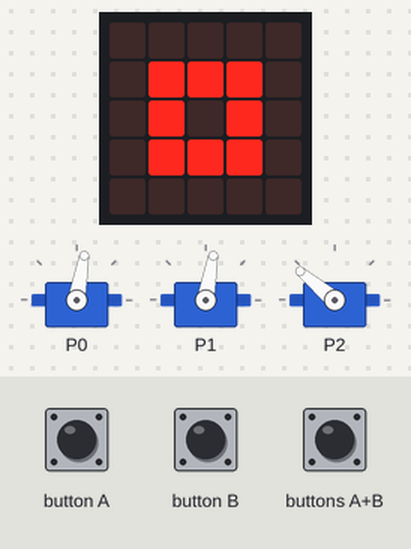
A program run on a simulated BBC micro:bit (MakeCode). Shown: the board's 5×5 LED display, 3 × servo. The test bench sets the inputs (shaded band).

Above: at 2.6 s.
2.7 s: buttons A+B pressed for 0.15 s
At 4.5 s:
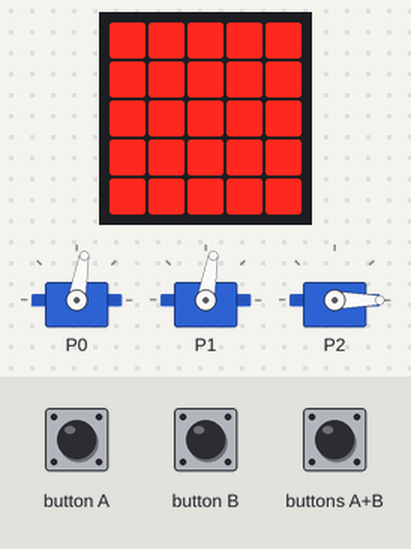
5.8 s: button A pressed for 0.15 s
At 7.4 s:
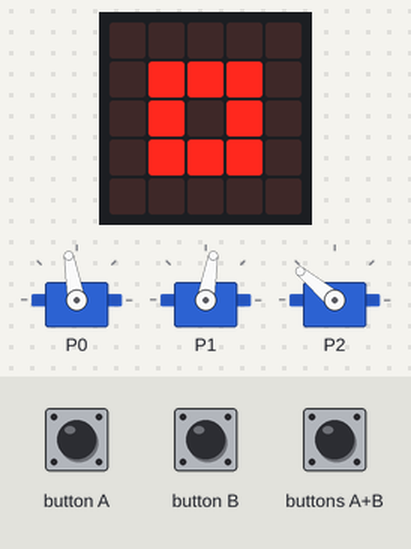
7.7 s: button B pressed for 0.15 s
At 8.8 s:
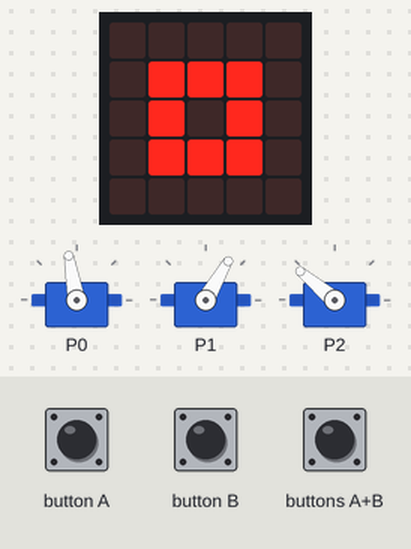
9.3 s: buttons A+B pressed for 1 s
At 12.0 s:
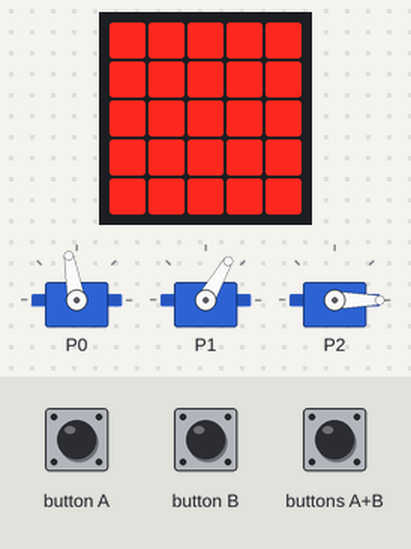
13.3 s: button A pressed for 0.15 s
At 14.9 s:
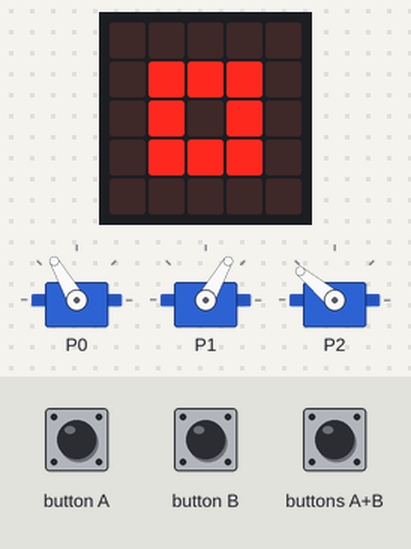
15.2 s: button B pressed for 0.15 s
At 15.7 s:
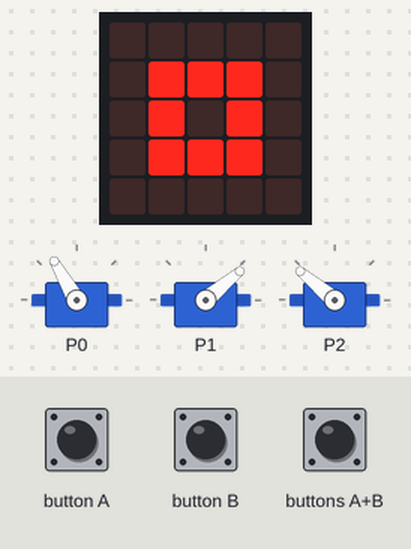
Timing chart, 0 to 17.8 s (numbered marks = the images above; inputs shaded):
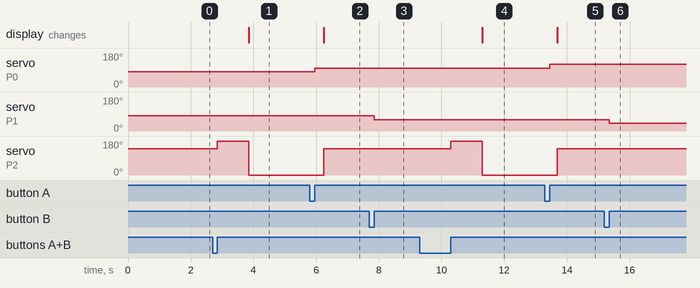

Measured:
- after the input at 2.7 s, servo on P2: 140° → 180° after 0.15 s, → 0° 1.0 s later; the display: changes after 1.2 s (image 1)
- after the input at 5.8 s, servo on P0: 80° → 100° after 0.15 s
- after the input at 7.7 s, servo on P1: 80° → 60° after 0.15 s
- after the input at 9.3 s, servo on P2: 140° → 180° after 1.0 s, → 0° 1.0 s later; the display: changes after 2.0 s (image 4)
- after the input at 13.3 s, servo on P0: 100° → 120° after 0.15 s
- after the input at 15.2 s, servo on P1: 60° → 40° after 0.15 s

The program:

main.ts
```typescript
input.onButtonPressed(Button.A, function () {
    if (baserotation == 0) {
        baserotationchange = 20
    } else if (baserotation == 180) {
        baserotationchange = -20
    } else {

    }
    baserotation += baserotationchange
    servos.P0.setAngle(baserotation)
    basic.pause(100)
})
input.onButtonPressed(Button.AB, function () {
    servos.P2.setAngle(180)
    basic.pause(1000)
    servos.P2.setAngle(0)
    basic.showLeds(`
        # # # # #
        # # # # #
        # # # # #
        # # # # #
        # # # # #
        `)
    basic.pause(2000)
    servos.P2.setAngle(140)
    basic.showLeds(`
        . . . . .
        . # # # .
        . # . # .
        . # # # .
        . . . . .
        `)
})
input.onButtonPressed(Button.B, function () {
    if (armrotation == 0) {
        armrotationchange = 20
    } else if (armrotation == 180) {
        armrotationchange = -20
    } else {

    }
    armrotation += armrotationchange
    servos.P1.setAngle(armrotation)
    basic.pause(100)
})
let armrotationchange = 0
let armrotation = 0
let baserotationchange = 0
let baserotation = 0
baserotation = 80
baserotationchange = 20
armrotation = 80
armrotationchange = -20
basic.showLeds(`
    . . . . .
    . # # # .
    . # . # .
    . # # # .
    . . . . .
    `)
servos.P0.setAngle(baserotation)
basic.pause(500)
servos.P1.setAngle(armrotation)
basic.pause(500)
servos.P2.setAngle(140)
```

test.ts
```typescript
// 在這裡測試；當此封包作為擴充功能時，將不會編譯此內容。
```
